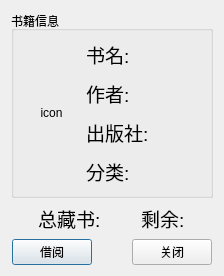
<?xml version="1.0" encoding="UTF-8"?>
<ui version="4.0">
 <class>QueryDetailDialog</class>
 <widget class="QDialog" name="QueryDetailDialog">
  <property name="geometry">
   <rect>
    <x>0</x>
    <y>0</y>
    <width>224</width>
    <height>206</height>
   </rect>
  </property>
  <property name="windowTitle">
   <string>图书信息</string>
  </property>
  <layout class="QVBoxLayout" name="verticalLayout_2">
   <item>
    <widget class="QGroupBox" name="groupBox">
     <property name="title">
      <string>书籍信息</string>
     </property>
     <layout class="QHBoxLayout" name="horizontalLayout_3" stretch="1,2">
      <item>
       <widget class="QLabel" name="labIcon">
        <property name="text">
         <string>icon</string>
        </property>
        <property name="alignment">
         <set>Qt::AlignCenter</set>
        </property>
       </widget>
      </item>
      <item>
       <layout class="QVBoxLayout" name="verticalLayout_3">
        <item>
         <layout class="QVBoxLayout" name="verticalLayout">
          <property name="spacing">
           <number>10</number>
          </property>
          <item>
           <widget class="QLabel" name="labBookName">
            <property name="font">
             <font>
              <pointsize>14</pointsize>
             </font>
            </property>
            <property name="text">
             <string>书名:</string>
            </property>
           </widget>
          </item>
          <item>
           <widget class="QLabel" name="labAuthor">
            <property name="font">
             <font>
              <pointsize>14</pointsize>
             </font>
            </property>
            <property name="text">
             <string>作者:</string>
            </property>
           </widget>
          </item>
          <item>
           <widget class="QLabel" name="labPress">
            <property name="font">
             <font>
              <pointsize>14</pointsize>
             </font>
            </property>
            <property name="text">
             <string>出版社:</string>
            </property>
           </widget>
          </item>
          <item>
           <widget class="QLabel" name="labCategory">
            <property name="font">
             <font>
              <pointsize>14</pointsize>
             </font>
            </property>
            <property name="text">
             <string>分类:</string>
            </property>
           </widget>
          </item>
         </layout>
        </item>
        <item>
         <spacer name="verticalSpacer">
          <property name="orientation">
           <enum>Qt::Vertical</enum>
          </property>
          <property name="sizeHint" stdset="0">
           <size>
            <width>20</width>
            <height>40</height>
           </size>
          </property>
         </spacer>
        </item>
       </layout>
      </item>
     </layout>
    </widget>
   </item>
   <item>
    <layout class="QHBoxLayout" name="horizontalLayout_5">
     <item>
      <spacer name="horizontalSpacer_3">
       <property name="orientation">
        <enum>Qt::Horizontal</enum>
       </property>
       <property name="sizeHint" stdset="0">
        <size>
         <width>40</width>
         <height>20</height>
        </size>
       </property>
      </spacer>
     </item>
     <item>
      <layout class="QHBoxLayout" name="horizontalLayout_4">
       <property name="spacing">
        <number>40</number>
       </property>
       <item>
        <widget class="QLabel" name="labSum">
         <property name="font">
          <font>
           <pointsize>14</pointsize>
          </font>
         </property>
         <property name="text">
          <string>总藏书:</string>
         </property>
        </widget>
       </item>
       <item>
        <widget class="QLabel" name="labBorrowCount">
         <property name="font">
          <font>
           <pointsize>14</pointsize>
          </font>
         </property>
         <property name="text">
          <string>剩余:</string>
         </property>
        </widget>
       </item>
      </layout>
     </item>
     <item>
      <spacer name="horizontalSpacer_4">
       <property name="orientation">
        <enum>Qt::Horizontal</enum>
       </property>
       <property name="sizeHint" stdset="0">
        <size>
         <width>40</width>
         <height>20</height>
        </size>
       </property>
      </spacer>
     </item>
    </layout>
   </item>
   <item>
    <layout class="QHBoxLayout" name="horizontalLayout">
     <item>
      <spacer name="horizontalSpacer">
       <property name="orientation">
        <enum>Qt::Horizontal</enum>
       </property>
       <property name="sizeHint" stdset="0">
        <size>
         <width>40</width>
         <height>20</height>
        </size>
       </property>
      </spacer>
     </item>
     <item>
      <layout class="QHBoxLayout" name="horizontalLayout_2">
       <property name="spacing">
        <number>40</number>
       </property>
       <item>
        <widget class="QPushButton" name="btnBorrow">
         <property name="text">
          <string>借阅</string>
         </property>
        </widget>
       </item>
       <item>
        <widget class="QPushButton" name="btnClose">
         <property name="text">
          <string>关闭</string>
         </property>
        </widget>
       </item>
      </layout>
     </item>
     <item>
      <spacer name="horizontalSpacer_2">
       <property name="orientation">
        <enum>Qt::Horizontal</enum>
       </property>
       <property name="sizeHint" stdset="0">
        <size>
         <width>40</width>
         <height>20</height>
        </size>
       </property>
      </spacer>
     </item>
    </layout>
   </item>
  </layout>
 </widget>
 <resources/>
 <connections>
  <connection>
   <sender>btnClose</sender>
   <signal>clicked()</signal>
   <receiver>QueryDetailDialog</receiver>
   <slot>close()</slot>
   <hints>
    <hint type="sourcelabel">
     <x>171</x>
     <y>188</y>
    </hint>
    <hint type="destinationlabel">
     <x>111</x>
     <y>102</y>
    </hint>
   </hints>
  </connection>
 </connections>
</ui>
